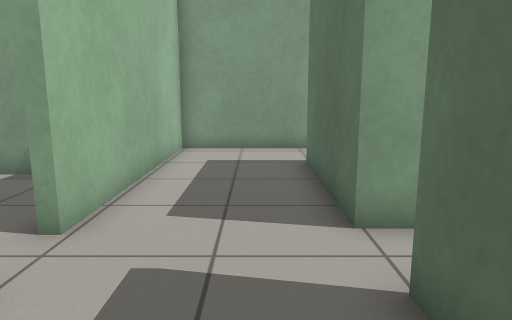
[1] (above)

17 first-person views from a walk through a Gazebo world. The camera is 0.92 m above the floor, tilts 10° down and sees 70° across. The floor is counted in squares, 0.5 m on a side. Each view is taken from the middle of a square. On the plan, view 1 faces up. The plan holds only what a view shows up to about 18 squares ahead; the rest is blank.

[2]
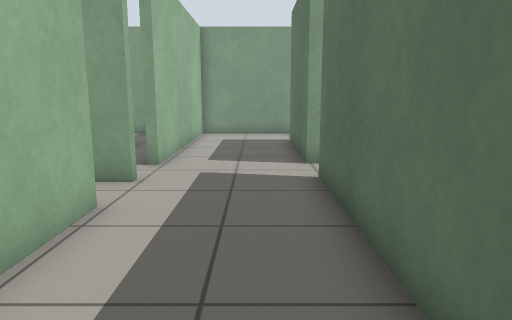

[3]
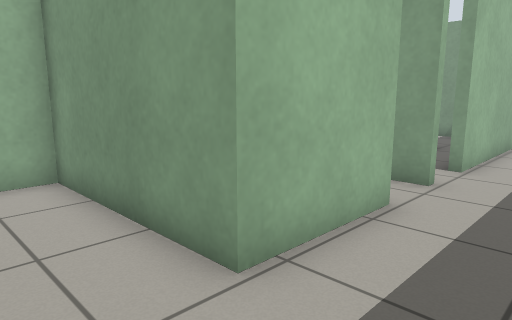

[4]
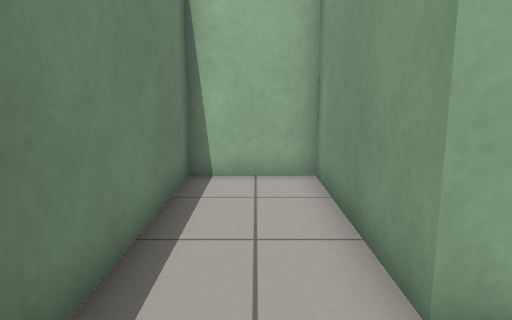

[5]
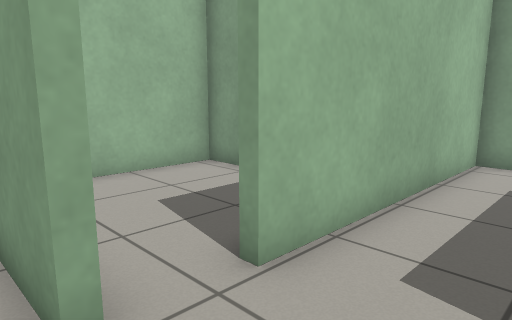

[6]
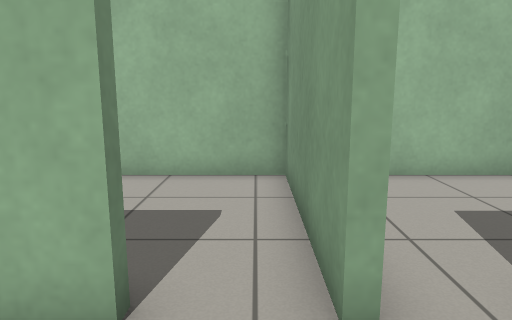

[7]
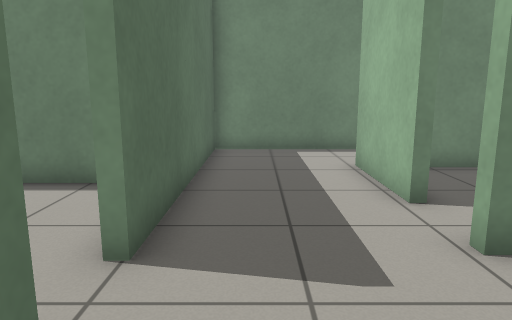

[8]
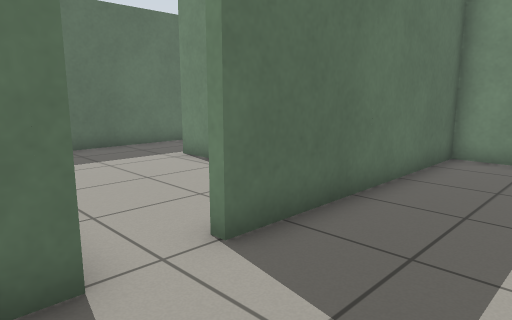

[9]
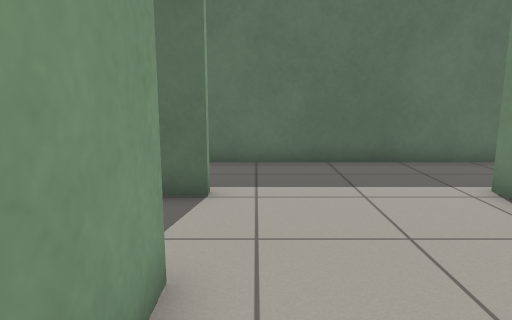

[10]
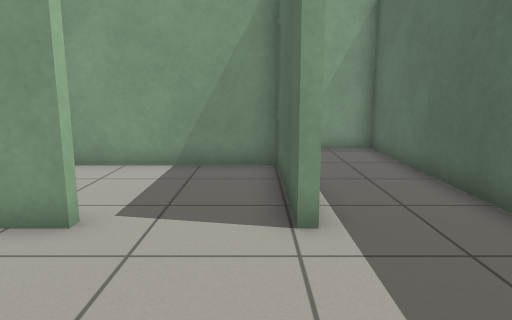

[11]
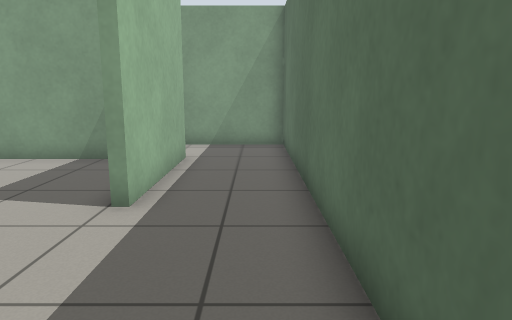

[12]
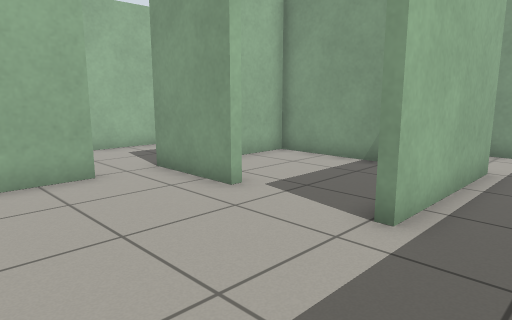

[13]
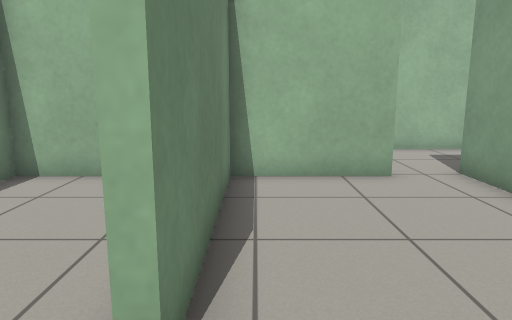

[14]
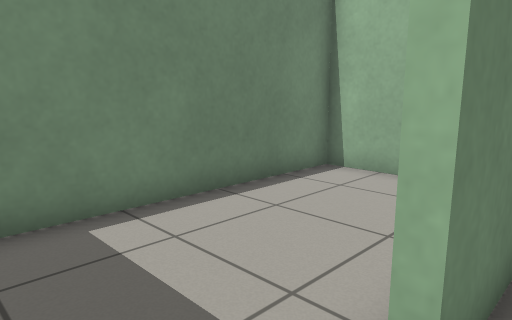

[15]
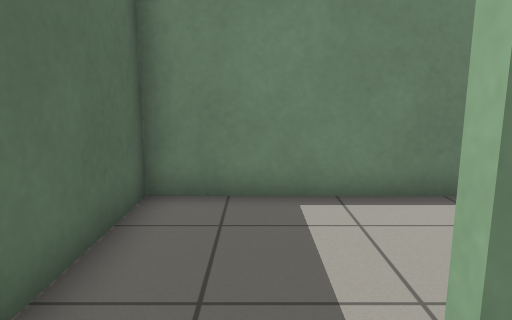

[16]
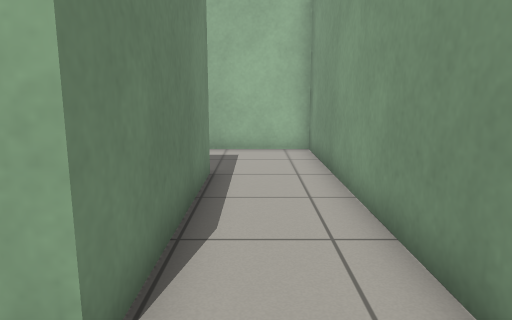

[17]
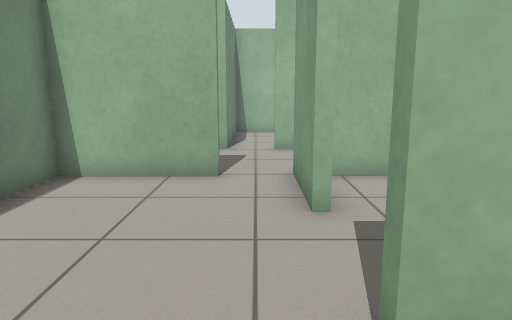

### Floor plan
Ten units are one square. View 1 is at (0, 0); x grows to the right and y downward. Boxes are objects, and circles mark ways between rooms. Rooms are numbered by the first view taken in them; rooms with no view inside come last. Other rooms are left out.
<svg viewBox="-89 -133 204 194">
<path fill="none" stroke="#000" d="M-26 -10 -26 26 -84 26 -84 56 14 56 14 -33M45 -49 14 -49 14 -99 79 -99 79 -49 76 -49M17 -33 17 6 79 6 79 10M110 16 110 -128 -26 -128 -26 -47M17 35 17 56 110 56 110 16M76 -49 76 -96 17 -96 17 -58M-52 -85 -84 -85 -84 -31 -76 -31M-60 -31 -55 -31M-66 -31 -61 -31M-54 -31 -26 -31M-74 -31 -69 -31M-26 -47 -30 -47M-59 23 -45 23M-26 -27 -84 -27 -84 13"/>
<circle cx="-10" cy="-30" r="3" fill="#2a7"/>
<circle cx="-30" cy="-15" r="3" fill="#2a7"/>
<circle cx="90" cy="10" r="3" fill="#2a7"/>
<circle cx="60" cy="-50" r="3" fill="#2a7"/>
<circle cx="-30" cy="-40" r="3" fill="#2a7"/>
<text x="-30" y="30">1</text>
<text x="40" y="-40">2</text>
<text x="60" y="30">3</text>
<text x="50" y="-70">4</text>
<text x="-60" y="-60">5</text>
<text x="-60" y="-10">6</text>
</svg>
Room 1 opens to room 2. Room 1 opens to room 6. Room 2 opens to room 3. Room 2 opens to room 4. Room 2 opens to room 5.

Where each view was taken, in squares from view 1:
view 1: 0 up, 0 right, facing up
view 2: 5 down, 0 right, facing up
view 3: 5 down, 0 right, facing up-left
view 4: 4 down, 0 right, facing left
view 5: 2 up, 0 right, facing up-left
view 6: 2 up, 0 right, facing left
view 7: 7 up, 0 right, facing down
view 8: 6 up, 2 left, facing down-right
view 9: 4 up, 1 right, facing right
view 10: 0 up, 7 right, facing up
view 11: 1 down, 10 right, facing up
view 12: 0 up, 10 right, facing up-left
view 13: 0 up, 10 right, facing left
view 14: 0 up, 10 right, facing down-left
view 15: 1 up, 9 right, facing down
view 16: 11 up, 10 right, facing left
view 17: 4 up, 10 right, facing left
